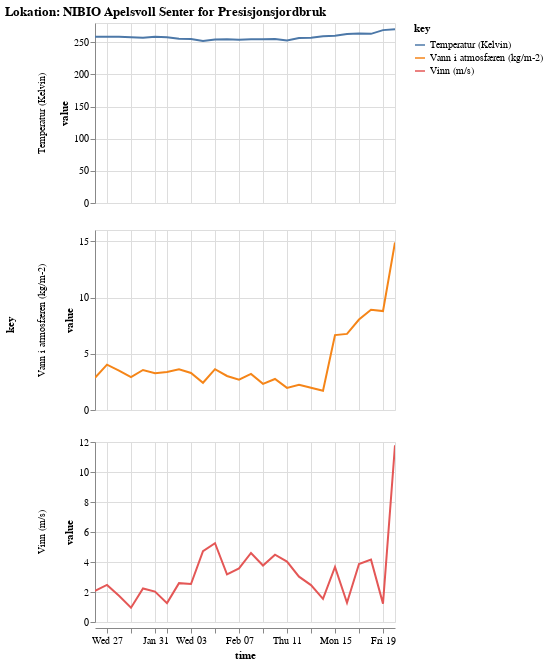

Notebook cell for this chart:
### Markdown cell above
Nå er vi klare til å se den nye datarammen vår.

Vi bruker biblioteket altair


```
import altair as alt
```


Dette er prinsippet:
```
alt.Chart(source.dropna()).mark_line().transform_fold(list(source.columns.drop('time'))).encode(
    x='time:T',
    y='value:Q',
)
```

Vi bruker fasettfunksjonen til å vise 3 vertikale grafer


```
.facet(
    row='key:N',
)
```

### Code cell
import altair as alt

alt.Chart(source.dropna()).mark_line().transform_fold(list(source.columns.drop('time'))).encode(
    x='time:T',
    y='value:Q',
    color='key:N',
    tooltip=['value:Q','key:N']
).properties(
    width=300,
    height=180
).facet(
    row='key:N',
).resolve_scale(y='independent').interactive().properties(title="Lokation: NIBIO Apelsvoll Senter for Presisjonsjordbruk") #.save('tidsserier.html')

### Figure 1 — Vega-Lite specification as saved in the notebook (floating-point values rounded to 4 significant figures)
{"config": {"view": {"continuousWidth": 400, "continuousHeight": 300}}, "data": {"name": "data-cfa53c0db3e4673ac1e4e15b4dc21e44"}, "facet": {"row": {"type": "nominal", "field": "key"}}, "spec": {"mark": "line", "encoding": {"color": {"type": "nominal", "field": "key"}, "tooltip": [{"type": "quantitative", "field": "value"}, {"type": "nominal", "field": "key"}], "x": {"type": "temporal", "field": "time"}, "y": {"type": "quantitative", "field": "value"}}, "height": 180, "selection": {"selector010": {"type": "interval", "bind": "scales", "encodings": ["x", "y"]}}, "transform": [{"fold": ["Vinn (m/s)", "Temperatur (Kelvin)", "Vann i atmosfæren (kg/m-2)"]}], "width": 300}, "resolve": {"scale": {"y": "independent"}}, "title": "Lokation: NIBIO Apelsvoll Senter for Presisjonsjordbruk", "$schema": "https://vega.github.io/schema/vega-lite/v4.8.1.json", "datasets": {"data-cfa53c0db3e4673ac1e4e15b4dc21e44": [{"Vinn (m/s)": 2.081, "Temperatur (Kelvin)": 258.7, "Vann i atmosfæren (kg/m-2)": 2.863, "time": "2021-01-26T00:00:00"}, {"Vinn (m/s)": 2.473, "Temperatur (Kelvin)": 258.6, "Vann i atmosfæren (kg/m-2)": 4.035, "time": "2021-01-27T00:00:00"}, {"Vinn (m/s)": 1.746, "Temperatur (Kelvin)": 258.5, "Vann i atmosfæren (kg/m-2)": 3.502, "time": "2021-01-28T00:00:00"}, {"Vinn (m/s)": 0.9539, "Temperatur (Kelvin)": 257.8, "Vann i atmosfæren (kg/m-2)": 2.914, "time": "2021-01-29T00:00:00"}, {"Vinn (m/s)": 2.237, "Temperatur (Kelvin)": 257.1, "Vann i atmosfæren (kg/m-2)": 3.558, "time": "2021-01-30T00:00:00"}, {"Vinn (m/s)": 2.029, "Temperatur (Kelvin)": 258.7, "Vann i atmosfæren (kg/m-2)": 3.275, "time": "2021-01-31T00:00:00"}, {"Vinn (m/s)": 1.26, "Temperatur (Kelvin)": 258.0, "Vann i atmosfæren (kg/m-2)": 3.381, "time": "2021-02-01T00:00:00"}, {"Vinn (m/s)": 2.589, "Temperatur (Kelvin)": 255.5, "Vann i atmosfæren (kg/m-2)": 3.618, "time": "2021-02-02T00:00:00"}, {"Vinn (m/s)": 2.531, "Temperatur (Kelvin)": 255.2, "Vann i atmosfæren (kg/m-2)": 3.287, "time": "2021-02-03T00:00:00"}, {"Vinn (m/s)": 4.716, "Temperatur (Kelvin)": 252.1, "Vann i atmosfæren (kg/m-2)": 2.421, "time": "2021-02-04T00:00:00"}, {"Vinn (m/s)": 5.252, "Temperatur (Kelvin)": 254.4, "Vann i atmosfæren (kg/m-2)": 3.627, "time": "2021-02-05T00:00:00"}, {"Vinn (m/s)": 3.171, "Temperatur (Kelvin)": 254.7, "Vann i atmosfæren (kg/m-2)": 3.026, "time": "2021-02-06T00:00:00"}, {"Vinn (m/s)": 3.577, "Temperatur (Kelvin)": 254.0, "Vann i atmosfæren (kg/m-2)": 2.693, "time": "2021-02-07T00:00:00"}, {"Vinn (m/s)": 4.604, "Temperatur (Kelvin)": 254.8, "Vann i atmosfæren (kg/m-2)": 3.203, "time": "2021-02-08T00:00:00"}, {"Vinn (m/s)": 3.765, "Temperatur (Kelvin)": 254.6, "Vann i atmosfæren (kg/m-2)": 2.325, "time": "2021-02-09T00:00:00"}, {"Vinn (m/s)": 4.484, "Temperatur (Kelvin)": 255.1, "Vann i atmosfæren (kg/m-2)": 2.758, "time": "2021-02-10T00:00:00"}, {"Vinn (m/s)": 4.025, "Temperatur (Kelvin)": 252.7, "Vann i atmosfæren (kg/m-2)": 1.964, "time": "2021-02-11T00:00:00"}, {"Vinn (m/s)": 3.021, "Temperatur (Kelvin)": 256.6, "Vann i atmosfæren (kg/m-2)": 2.25, "time": "2021-02-12T00:00:00"}, {"Vinn (m/s)": 2.459, "Temperatur (Kelvin)": 256.9, "Vann i atmosfæren (kg/m-2)": 1.984, "time": "2021-02-13T00:00:00"}, {"Vinn (m/s)": 1.543, "Temperatur (Kelvin)": 259.4, "Vann i atmosfæren (kg/m-2)": 1.711, "time": "2021-02-14T00:00:00"}, {"Vinn (m/s)": 3.671, "Temperatur (Kelvin)": 260.2, "Vann i atmosfæren (kg/m-2)": 6.658, "time": "2021-02-15T00:00:00"}, {"Vinn (m/s)": 1.277, "Temperatur (Kelvin)": 262.9, "Vann i atmosfæren (kg/m-2)": 6.764, "time": "2021-02-16T00:00:00"}, {"Vinn (m/s)": 3.867, "Temperatur (Kelvin)": 263.7, "Vann i atmosfæren (kg/m-2)": 8.044, "time": "2021-02-17T00:00:00"}, {"Vinn (m/s)": 4.157, "Temperatur (Kelvin)": 263.1, "Vann i atmosfæren (kg/m-2)": 8.906, "time": "2021-02-18T00:00:00"}, {"Vinn (m/s)": 1.226, "Temperatur (Kelvin)": 268.9, "Vann i atmosfæren (kg/m-2)": 8.794, "time": "2021-02-19T00:00:00"}, {"Vinn (m/s)": 11.78, "Temperatur (Kelvin)": 270.2, "Vann i atmosfæren (kg/m-2)": 14.9, "time": "2021-02-20T00:00:00"}]}}
